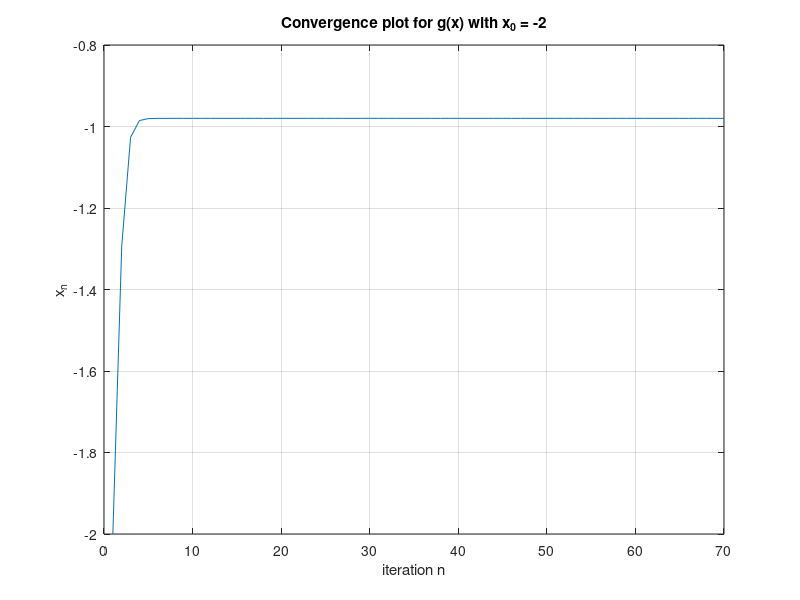

The MATLAB script that drew this image:
clc;
clear;
close all;
iter = 70;

% Convergence of update rule
x1(1) = -2;
for n=2:iter
    temp=0;
    for k=1:10
        temp=temp+tanh(x1(n-1)+(2/sqrt(k)));
    end
    x1(n) = x1(n-1) - ((1/10)*temp);
end

% convergence plot
figure;
set(gcf,'color','w');
plot(1:iter,x1);
grid on;
title('Convergence plot for g(x) with x_{0} = -2');
xlabel('iteration n');
ylabel('x_{n}');